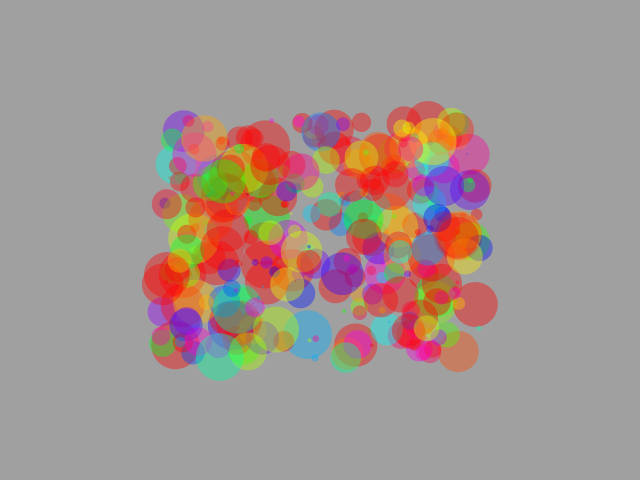
Frame 1 (no input)
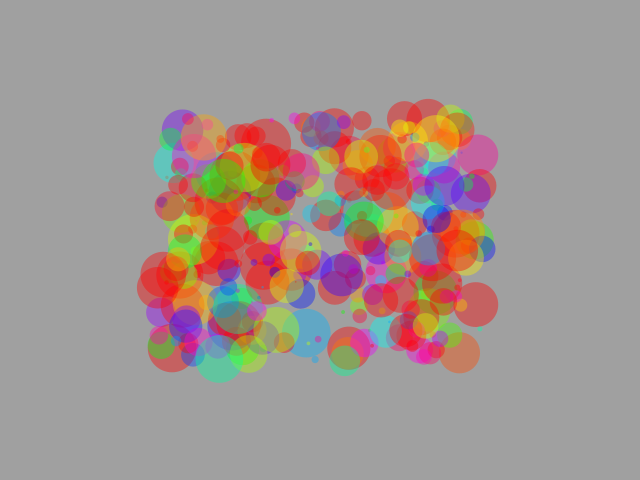
Frame 60 (the mouse pressed at the canvas centre just before this capture)
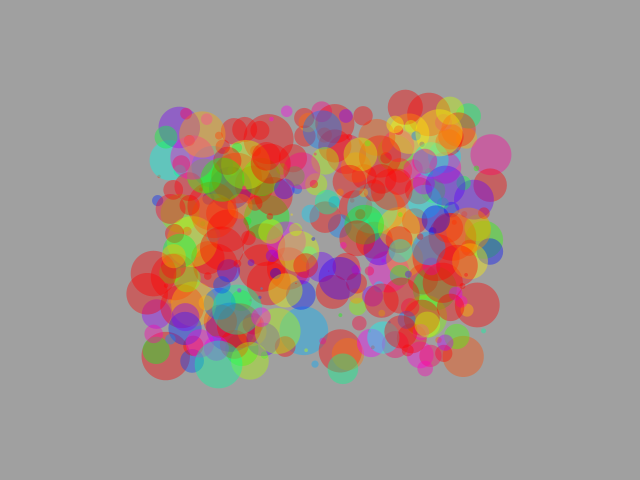
Frame 120 (the mouse held since frame 60 and released just before this capture)

The Processing sketch that drew these frames (run headless with seeded random() and noise(); from frame 60 on, the mouse is pressed at the canvas centre):

// Processing sketch: processing_103569
// ── processing_103569.pde

int nbNode = 20;
ArrayList<Node> nodes = new ArrayList<Node>();
ArrayList<Node> lst;
float speed = 3f;

void setup() {
  size(640,480);
  colorMode(HSB);
  frameRate(60);
  noStroke();
  smooth();
  for (int i = 0; i < 10; ++i) {
    Node n = new Node();
    n.populate(0);
    nodes.add(n);
  }
  lst = getAllNode(nodes);
}

void repulseForce(float alpha) {
  
  //repulsive force between node
  for(int i = 0; i < lst.size(); ++i) {
    Node n1 = lst.get(i);
    for (int j = i + 1; j < lst.size();++j) {
        Node n2 = lst.get(j);
        float dx = n2.x - n1.x;
        float dy = n2.y - n1.y;
        
        if (dx == 0 && dy == 0) {
           dx = (float)random(0.0f,1.0f) - 0.5f;
           dy = (float)random(0f,1.0f) - 0.5f; 
        }
        
        float disSquared = dx * dx + dy * dy;
        float dist = sqrt(disSquared);
        float force = alpha / disSquared;
        
        dx *= force/dist;
        dy *= force/dist;
        
        n1.forceX -= dx;
        n1.forceY -= dy;
        n2.forceX += dx;
        n2.forceY += dy;
    }
  } 
}

void update() {
  
  repulseForce(0.002f);
  
  for(int i =0; i < lst.size(); ++i) {
     Node n = lst.get(i);
     float dx = speed * n.forceX;
     float dy = speed * n.forceY;
     float sqrtDist = dx * dx + dy * dy;
     
     if (sqrtDist > 100) {
        float s = 10 / (float)sqrt(sqrtDist);
       dx *= s;
       dy *= s; 
     }
     
     n.x += dx;
     n.y += dy;
  }
}

void draw() {
  background(0,0,160);
  update();
  pushMatrix();
  for (int i = 0; i < nodes.size();++i)
    nodes.get(i).display();
  popMatrix();
}

ArrayList<Node> getAllNode(ArrayList<Node> n) {
    ArrayList<Node> lst = new ArrayList<Node>();
    
    for (int i = 0; i < n.size(); ++i) {
      Node node = n.get(i);
      if (node.childs.size() > 0) {
          lst.addAll(getAllNode(node.childs));
      }
      else {
          lst.add(node); 
      }
    }
    lst.addAll(n);
    return lst;  
}



class Node {
  float radius, x, y, forceX, forceY;
  color bg;
  ArrayList<Node> childs;
  Node() {
    radius = random(50) + 1;
    x = random(width/2) + (width/4);
    y = random(height/2) + (height/4);
    forceX = 0;
    forceY = 0;
    childs = new ArrayList<Node>();
    bg = color(random(0, 360), 255, 255,100);
  }
  
  void populate(int degree) {
    if (degree < 4) {
      int max = (int)random(10);
      for(int i = 0; i < max; ++i) { 
         Node n = new Node();
         n.populate(++degree);
         childs.add(n); 
      }
    }
  }
  
  void display() {
   fill(bg);
   ellipse(x,y,radius,radius);
   for (int i = 0; i < childs.size(); ++i)
     childs.get(i).display();
  }
}
